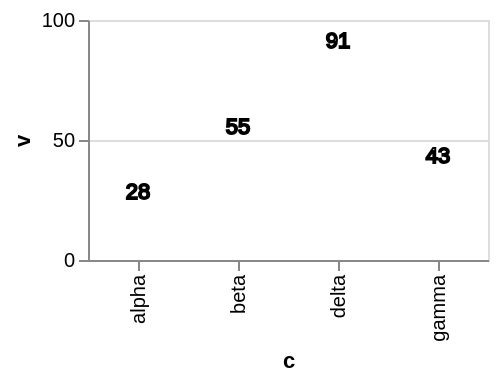

Vega-Lite specification stored for this chart:
### Vega-Lite specification from a JSON file in a GitHub repository (floating-point values rounded to 4 significant figures)
{"$schema": "https://vega.github.io/schema/vega-lite/v6.json", "width": 200, "height": 120, "data": {"values": [{"c": "alpha", "v": 28, "w": 3, "t": "2024-01-07"}, {"c": "beta", "v": 55, "w": 7, "t": "2024-03-19"}, {"c": "gamma", "v": 43, "w": 5, "t": "2024-06-02"}, {"c": "delta", "v": 91, "w": 9, "t": "2024-09-11"}]}, "mark": "text", "encoding": {"x": {"field": "c", "type": "nominal"}, "y": {"field": "v", "type": "quantitative"}, "text": {"field": "v", "type": "quantitative"}}, "config": {"text": {"filled": false}}}
